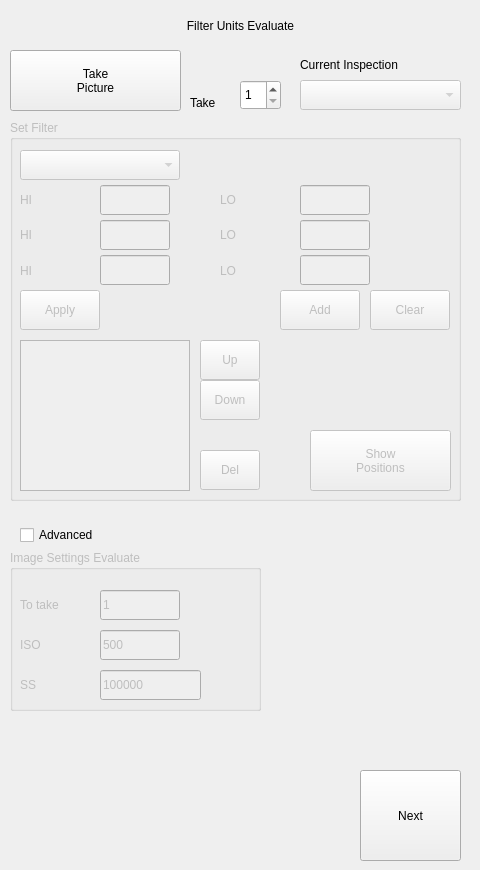
    <widget class="QWidget" name="FindUnits">
     <attribute name="icon">
      <iconset>
       <normaloff>../../../Users/AutomatizacionSIG/icons/filter.png</normaloff>../../../Users/AutomatizacionSIG/icons/filter.png</iconset>
     </attribute>
     <attribute name="title">
      <string>6</string>
     </attribute>
     <attribute name="toolTip">
      <string>Filter Units Evaluate</string>
     </attribute>
     <widget class="QLabel" name="lblFindUnits">
      <property name="geometry">
       <rect>
        <x>10</x>
        <y>10</y>
        <width>461</width>
        <height>31</height>
       </rect>
      </property>
      <property name="contextMenuPolicy">
       <enum>Qt::PreventContextMenu</enum>
      </property>
      <property name="text">
       <string>Filter Units Evaluate</string>
      </property>
      <property name="alignment">
       <set>Qt::AlignCenter</set>
      </property>
     </widget>
     <widget class="QPushButton" name="cmdFindUnitsTake">
      <property name="geometry">
       <rect>
        <x>10</x>
        <y>50</y>
        <width>171</width>
        <height>61</height>
       </rect>
      </property>
      <property name="text">
       <string>Take
Picture</string>
      </property>
     </widget>
     <widget class="QGroupBox" name="grpSetFilterUnit">
      <property name="enabled">
       <bool>false</bool>
      </property>
      <property name="geometry">
       <rect>
        <x>10</x>
        <y>120</y>
        <width>451</width>
        <height>381</height>
       </rect>
      </property>
      <property name="title">
       <string>Set Filter</string>
      </property>
      <widget class="QComboBox" name="cmbFindUnitsFilter">
       <property name="geometry">
        <rect>
         <x>10</x>
         <y>30</y>
         <width>160</width>
         <height>30</height>
        </rect>
       </property>
       <property name="currentIndex">
        <number>-1</number>
       </property>
       <item>
        <property name="text">
         <string>Binary</string>
        </property>
       </item>
       <item>
        <property name="text">
         <string>HSV</string>
        </property>
       </item>
       <item>
        <property name="text">
         <string>Dilate</string>
        </property>
       </item>
       <item>
        <property name="text">
         <string>Erode</string>
        </property>
       </item>
       <item>
        <property name="text">
         <string>Bilateral</string>
        </property>
       </item>
       <item>
        <property name="text">
         <string>Blur</string>
        </property>
       </item>
      </widget>
      <widget class="QLineEdit" name="txtFindUnitsHI1">
       <property name="geometry">
        <rect>
         <x>90</x>
         <y>65</y>
         <width>70</width>
         <height>30</height>
        </rect>
       </property>
      </widget>
      <widget class="QLineEdit" name="txtFindUnitsLO1">
       <property name="geometry">
        <rect>
         <x>290</x>
         <y>65</y>
         <width>70</width>
         <height>30</height>
        </rect>
       </property>
      </widget>
      <widget class="QLineEdit" name="txtFindUnitsHI2">
       <property name="geometry">
        <rect>
         <x>90</x>
         <y>100</y>
         <width>70</width>
         <height>30</height>
        </rect>
       </property>
      </widget>
      <widget class="QLineEdit" name="txtFindUnitsLO2">
       <property name="geometry">
        <rect>
         <x>290</x>
         <y>100</y>
         <width>70</width>
         <height>30</height>
        </rect>
       </property>
      </widget>
      <widget class="QLineEdit" name="txtFindUnitsHI3">
       <property name="geometry">
        <rect>
         <x>90</x>
         <y>135</y>
         <width>70</width>
         <height>30</height>
        </rect>
       </property>
      </widget>
      <widget class="QLineEdit" name="txtFindUnitsLO3">
       <property name="geometry">
        <rect>
         <x>290</x>
         <y>135</y>
         <width>70</width>
         <height>30</height>
        </rect>
       </property>
      </widget>
      <widget class="QLabel" name="lblFindUnitsHI1">
       <property name="geometry">
        <rect>
         <x>10</x>
         <y>65</y>
         <width>75</width>
         <height>30</height>
        </rect>
       </property>
       <property name="text">
        <string>HI</string>
       </property>
      </widget>
      <widget class="QLabel" name="lblFindUnitsLO1">
       <property name="geometry">
        <rect>
         <x>210</x>
         <y>65</y>
         <width>75</width>
         <height>30</height>
        </rect>
       </property>
       <property name="text">
        <string>LO</string>
       </property>
      </widget>
      <widget class="QLabel" name="lblFindUnitsLO2">
       <property name="geometry">
        <rect>
         <x>210</x>
         <y>100</y>
         <width>75</width>
         <height>30</height>
        </rect>
       </property>
       <property name="text">
        <string>LO</string>
       </property>
      </widget>
      <widget class="QLabel" name="lblFindUnitsHI2">
       <property name="geometry">
        <rect>
         <x>10</x>
         <y>100</y>
         <width>75</width>
         <height>30</height>
        </rect>
       </property>
       <property name="text">
        <string>HI</string>
       </property>
      </widget>
      <widget class="QLabel" name="lblFindUnitsLO3">
       <property name="geometry">
        <rect>
         <x>210</x>
         <y>135</y>
         <width>75</width>
         <height>31</height>
        </rect>
       </property>
       <property name="text">
        <string>LO</string>
       </property>
      </widget>
      <widget class="QLabel" name="lblFindUnitsHI3">
       <property name="geometry">
        <rect>
         <x>10</x>
         <y>135</y>
         <width>75</width>
         <height>31</height>
        </rect>
       </property>
       <property name="text">
        <string>HI</string>
       </property>
      </widget>
      <widget class="QPushButton" name="cmdFindUnitsAddFilter">
       <property name="geometry">
        <rect>
         <x>270</x>
         <y>170</y>
         <width>80</width>
         <height>40</height>
        </rect>
       </property>
       <property name="text">
        <string>Add</string>
       </property>
      </widget>
      <widget class="QPushButton" name="cmdFindUnitsApplyFilter">
       <property name="geometry">
        <rect>
         <x>10</x>
         <y>170</y>
         <width>80</width>
         <height>40</height>
        </rect>
       </property>
       <property name="text">
        <string>Apply</string>
       </property>
      </widget>
      <widget class="QPushButton" name="cmdFindUnitsClear">
       <property name="geometry">
        <rect>
         <x>360</x>
         <y>170</y>
         <width>80</width>
         <height>40</height>
        </rect>
       </property>
       <property name="text">
        <string>Clear</string>
       </property>
      </widget>
      <widget class="QListWidget" name="listFindUnits">
       <property name="geometry">
        <rect>
         <x>10</x>
         <y>220</y>
         <width>170</width>
         <height>151</height>
        </rect>
       </property>
      </widget>
      <widget class="QPushButton" name="cmdFindUnitsUp">
       <property name="geometry">
        <rect>
         <x>190</x>
         <y>220</y>
         <width>60</width>
         <height>40</height>
        </rect>
       </property>
       <property name="text">
        <string>Up</string>
       </property>
      </widget>
      <widget class="QPushButton" name="cmdFindUnitsDown">
       <property name="geometry">
        <rect>
         <x>190</x>
         <y>260</y>
         <width>60</width>
         <height>40</height>
        </rect>
       </property>
       <property name="text">
        <string>Down</string>
       </property>
      </widget>
      <widget class="QPushButton" name="cmdFindUnitsDelete">
       <property name="geometry">
        <rect>
         <x>190</x>
         <y>330</y>
         <width>60</width>
         <height>40</height>
        </rect>
       </property>
       <property name="text">
        <string>Del</string>
       </property>
      </widget>
      <widget class="QPushButton" name="cmdFindUnitsShow">
       <property name="geometry">
        <rect>
         <x>300</x>
         <y>310</y>
         <width>141</width>
         <height>61</height>
        </rect>
       </property>
       <property name="text">
        <string>Show
Positions</string>
       </property>
      </widget>
     </widget>
     <widget class="QSpinBox" name="numTakeStabilize">
      <property name="geometry">
       <rect>
        <x>240</x>
        <y>80</y>
        <width>41</width>
        <height>30</height>
       </rect>
      </property>
      <property name="minimum">
       <number>1</number>
      </property>
      <property name="maximum">
       <number>20</number>
      </property>
      <property name="value">
       <number>1</number>
      </property>
     </widget>
     <widget class="QLabel" name="lblModelStabilize">
      <property name="geometry">
       <rect>
        <x>190</x>
        <y>80</y>
        <width>51</width>
        <height>30</height>
       </rect>
      </property>
      <property name="text">
       <string>Take</string>
      </property>
      <property name="alignment">
       <set>Qt::AlignBottom|Qt::AlignLeading|Qt::AlignLeft</set>
      </property>
     </widget>
     <widget class="QPushButton" name="cmdFindUnitsNext">
      <property name="geometry">
       <rect>
        <x>360</x>
        <y>770</y>
        <width>101</width>
        <height>91</height>
       </rect>
      </property>
      <property name="text">
       <string>Next</string>
      </property>
     </widget>
     <widget class="QComboBox" name="cmbFilterUnitEvalPolarity">
      <property name="enabled">
       <bool>false</bool>
      </property>
      <property name="geometry">
       <rect>
        <x>300</x>
        <y>80</y>
        <width>161</width>
        <height>30</height>
       </rect>
      </property>
      <property name="currentText">
       <string/>
      </property>
      <property name="currentIndex">
       <number>-1</number>
      </property>
      <item>
       <property name="text">
        <string>Positive</string>
       </property>
      </item>
      <item>
       <property name="text">
        <string>Negative</string>
       </property>
      </item>
     </widget>
     <widget class="QLabel" name="lblFilterUnitCurrentInspection">
      <property name="geometry">
       <rect>
        <x>300</x>
        <y>50</y>
        <width>161</width>
        <height>30</height>
       </rect>
      </property>
      <property name="text">
       <string>Current Inspection</string>
      </property>
     </widget>
     <widget class="QGroupBox" name="grpAdvancedPropertiesImage">
      <property name="enabled">
       <bool>false</bool>
      </property>
      <property name="geometry">
       <rect>
        <x>10</x>
        <y>550</y>
        <width>251</width>
        <height>161</height>
       </rect>
      </property>
      <property name="title">
       <string>Image Settings Evaluate</string>
      </property>
      <property name="checkable">
       <bool>false</bool>
      </property>
      <widget class="QLineEdit" name="txtImaISO">
       <property name="geometry">
        <rect>
         <x>90</x>
         <y>80</y>
         <width>80</width>
         <height>30</height>
        </rect>
       </property>
       <property name="inputMask">
        <string/>
       </property>
       <property name="text">
        <string>500</string>
       </property>
      </widget>
      <widget class="QLineEdit" name="txtImaSS">
       <property name="geometry">
        <rect>
         <x>90</x>
         <y>120</y>
         <width>101</width>
         <height>30</height>
        </rect>
       </property>
       <property name="text">
        <string>100000</string>
       </property>
      </widget>
      <widget class="QLabel" name="lblImaSS">
       <property name="geometry">
        <rect>
         <x>10</x>
         <y>120</y>
         <width>75</width>
         <height>30</height>
        </rect>
       </property>
       <property name="text">
        <string>SS</string>
       </property>
      </widget>
      <widget class="QLabel" name="lblImaISO">
       <property name="geometry">
        <rect>
         <x>10</x>
         <y>80</y>
         <width>75</width>
         <height>30</height>
        </rect>
       </property>
       <property name="text">
        <string>ISO</string>
       </property>
      </widget>
      <widget class="QLabel" name="lblImaToTake">
       <property name="geometry">
        <rect>
         <x>10</x>
         <y>40</y>
         <width>75</width>
         <height>30</height>
        </rect>
       </property>
       <property name="text">
        <string>To take</string>
       </property>
      </widget>
      <widget class="QLineEdit" name="txtImaToTake">
       <property name="geometry">
        <rect>
         <x>90</x>
         <y>40</y>
         <width>80</width>
         <height>30</height>
        </rect>
       </property>
       <property name="text">
        <string>1</string>
       </property>
      </widget>
     </widget>
     <widget class="QCheckBox" name="chkUseImageSettingsEvaluate">
      <property name="geometry">
       <rect>
        <x>20</x>
        <y>520</y>
        <width>150</width>
        <height>30</height>
       </rect>
      </property>
      <property name="text">
       <string>Advanced</string>
      </property>
     </widget>
    </widget>
